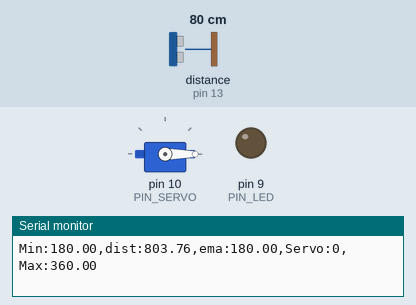
The sketch below on a simulated Arduino Uno, built with avr-gcc and run on an emulated ATmega328P. On the bench: servo, output pins drawn as LEDs (lit = HIGH), the last lines printed to the serial monitor. Wiring (inferred from the names in the program): ultrasonic range finder: trigger pin 12; echo pin 13. Inputs (shaded band) come from the test bench; at power-on: distance to the obstacle (sensor on pin 13) 80 cm. The echo pulse lasts 58.3 µs per cm; pins used as bus, display or sensor lines are not drawn.

Above: at 1.2 s.
1.3 s: distance to the obstacle (sensor on pin 13) set to 35 cm
At 2.45 s:
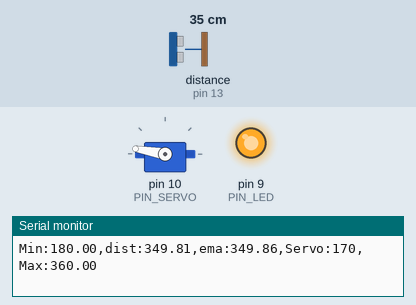
4.3 s: distance to the obstacle (sensor on pin 13) set to 2 cm
At 4.8 s:
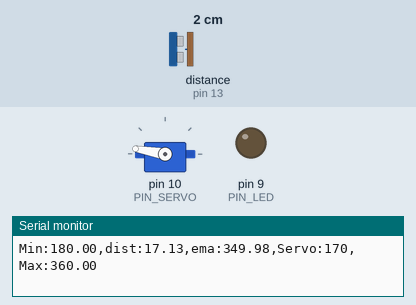
5.8 s: distance to the obstacle (sensor on pin 13) set to 18 cm
At 8.0 s:
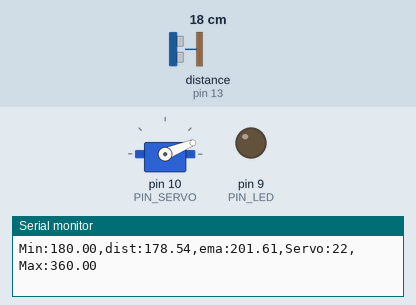
Timing chart, 0 to 9.7 s (numbered marks = the images above; inputs shaded):
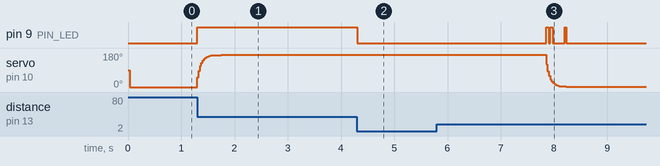

The sketch:

11P07.ino
```cpp
#include <Servo.h>

// Arduino pin assignment
#define PIN_LED   9   // LED (0: OFF, 1: ON)
#define PIN_TRIG  12  // sonar sensor TRIGGER
#define PIN_ECHO  13  // sonar sensor ECHO
#define PIN_SERVO 10  // servo motor

#define LED_ON  1
#define LED_OFF 0

// configurable parameters for sonar
#define SND_VEL 346.0     // sound velocity at 24 celsius degree (unit: m/sec)
#define INTERVAL 25       // sampling interval (unit: msec)
#define PULSE_DURATION 10 // ultra-sound Pulse Duration (unit: usec)
#define _DIST_MIN 180.0   // minimum distance to be measured (unit: mm)
#define _DIST_MAX 360.0   // maximum distance to be measured (unit: mm)

#define TIMEOUT ((INTERVAL / 2) * 1000.0) // maximum echo waiting time (unit: usec)
#define SCALE (0.001 * 0.5 * SND_VEL)     // coefficent to convert duration to distance

#define _EMA_ALPHA 0.3    // EMA weight of new sample (range: 0 to 1)

// duty duration for myservo.writeMicroseconds()
// replace with the values measured in Lab 2 (servo calibration)
#define _DUTY_MIN 1000    // servo 0 degree
#define _DUTY_NEU 1500    // servo 90 degree
#define _DUTY_MAX 2000    // servo 180 degree

// global variables
float dist_ema, dist_prev = _DIST_MAX; // unit: mm
unsigned long last_sampling_time;      // unit: ms

Servo myservo;

void setup() {
  // initialize GPIO pins
  pinMode(PIN_LED, OUTPUT);
  pinMode(PIN_TRIG, OUTPUT);
  pinMode(PIN_ECHO, INPUT);
  digitalWrite(PIN_TRIG, LOW);
  digitalWrite(PIN_LED, LED_OFF);

  myservo.attach(PIN_SERVO, _DUTY_MIN, _DUTY_MAX);
  myservo.writeMicroseconds(_DUTY_NEU);

  // initialize USS related variables
  dist_prev = _DIST_MIN;
  dist_ema = dist_prev;

  // initialize serial port
  Serial.begin(57600);

  last_sampling_time = millis();
}

void loop() {
  float dist_raw, dist_filtered;
  float duty;

  // wait until next sampling time
  if (millis() < last_sampling_time + INTERVAL)
    return;

  // get a distance reading from the USS
  dist_raw = USS_measure(PIN_TRIG, PIN_ECHO);

  // range filter
  if ((dist_raw == 0.0) || (dist_raw > _DIST_MAX)) {
    dist_filtered = dist_prev;
    digitalWrite(PIN_LED, LED_OFF);
  } else if (dist_raw < _DIST_MIN) {
    dist_filtered = dist_prev;
    digitalWrite(PIN_LED, LED_OFF);
  } else {
    dist_filtered = dist_raw;
    dist_prev = dist_raw;
    digitalWrite(PIN_LED, LED_ON);
  }

  // EMA filter
  dist_ema = _EMA_ALPHA * dist_filtered + (1 - _EMA_ALPHA) * dist_ema;

  // servo control: 180mm -> 0 deg, 360mm -> 180 deg
  if (dist_ema <= _DIST_MIN) {
    duty = _DUTY_MIN;
  } else if (dist_ema >= _DIST_MAX) {
    duty = _DUTY_MAX;
  } else {
    duty = _DUTY_MIN + (dist_ema - _DIST_MIN) * (_DUTY_MAX - _DUTY_MIN) / (_DIST_MAX - _DIST_MIN);
  }
  myservo.writeMicroseconds((int)duty);

  // output to the serial port
  Serial.print("Min:");    Serial.print(_DIST_MIN);
  Serial.print(",dist:");  Serial.print(dist_raw);
  Serial.print(",ema:");   Serial.print(dist_ema);
  Serial.print(",Servo:"); Serial.print(myservo.read());
  Serial.print(",Max:");   Serial.print(_DIST_MAX);
  Serial.println("");

  // update last sampling time
  last_sampling_time += INTERVAL;
}

// get a distance reading from USS. return value is in millimeter.
float USS_measure(int TRIG, int ECHO)
{
  digitalWrite(TRIG, HIGH);
  delayMicroseconds(PULSE_DURATION);
  digitalWrite(TRIG, LOW);

  return pulseIn(ECHO, HIGH, TIMEOUT) * SCALE; // unit: mm
}
```

Measured:
- after the input at 1.3 s, pin 9 (PIN_LED): LOW → HIGH at once
- after the input at 4.3 s, pin 9 (PIN_LED): HIGH → LOW at once; servo on pin 10 (PIN_SERVO): stops changing and stays 170°
- after the input at 5.8 s, pin 9 (PIN_LED): goes HIGH 0.05 s, LOW 0.03 s, HIGH 0.05 s, LOW 0.22 s, HIGH 0.03 s, then LOW, starting after 2.1 s; servo on pin 10 (PIN_SERVO): moves from 170° to 2° over 0.37 s, starting after 2.1 s
